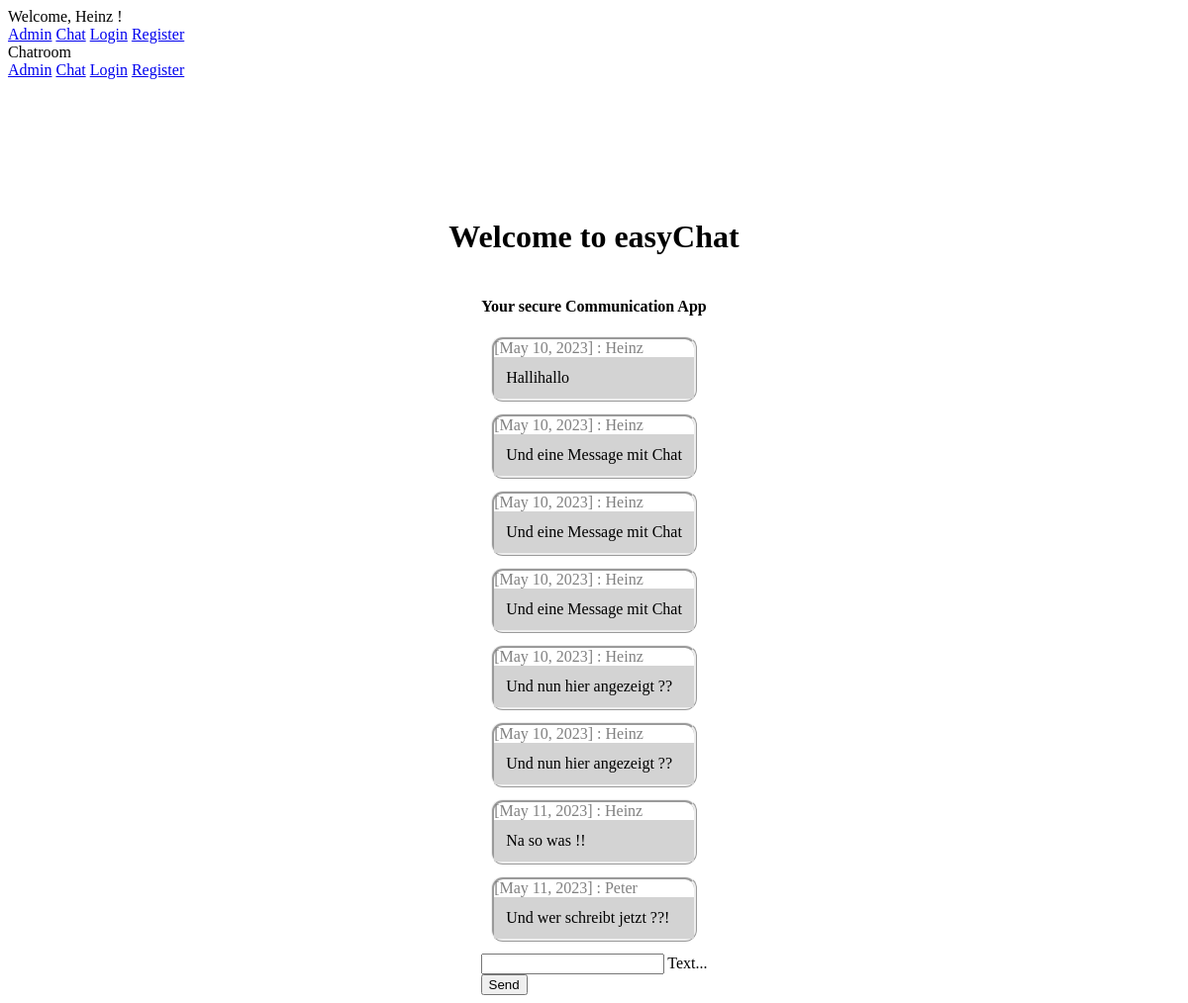
The page /chat/ (signed in) on the database as committed earlier.
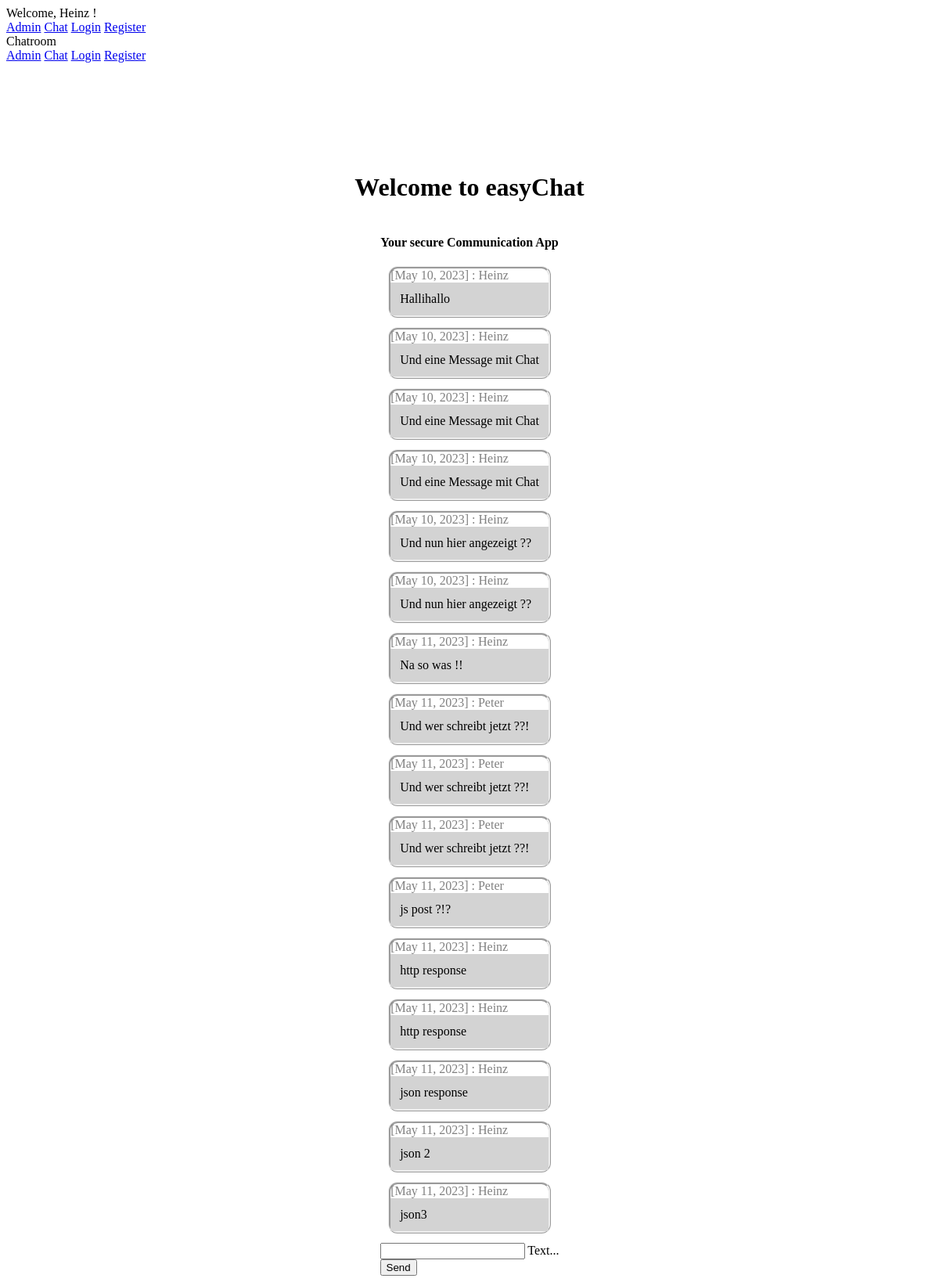
The same page on the database as committed later.
### chat/models.py (models this page shows)
class Message(models.Model):
    text = models.CharField(max_length=500)
    created_at = models.DateField(default=date.today)
    chat = models.ForeignKey(Chat, on_delete=models.CASCADE, related_name='chat_message_set', default=None, blank=True, null=True)
    author = models.ForeignKey(settings.AUTH_USER_MODEL, on_delete=models.CASCADE, related_name='author_message_set')
    receiver = models.ForeignKey(settings.AUTH_USER_MODEL, on_delete=models.CASCADE, related_name='receiver_message_set')

### chat/views.py (the view, shortened to what this page needs)
# urls.py: path('chat/', index),
@login_required(login_url='/login/')
def index(request):
    data = {'null':'null'}
    chatMessages = Message.objects.filter(chat__id=1)
    return render(request, 'chat/index.html', {'messages' : chatMessages})

### chat/templates/chat/index.html (shortened to what this page needs)
{% extends "base.html" %}
{% block content %}
<h1>Welcome to easyChat</h1>
<h4>Your secure Communication App</h4>
{% if request.user.is_authenticated %}
<div id="messageContainer">
  {% for message in messages %}
  <div class="mdl-card">
    <div class="mdl-card__title">
      <span class="color-gray"> [{{ message.created_at }}] : {{ message.author.first_name}}</span>
    </div>
    <div class="mdl-card__media">
      {{ message.text }}
    </div>
  </div>
  {% endfor %}
</div>
<form onsubmit="sendMessage(); return false" method="POST">
  <div class="mdl-textfield mdl-js-textfield mdl-textfield--floating-label">
    <input class="mdl-textfield__input" name="textmessage" type="text" id="messageField">
    <label class="mdl-textfield__label" for="messageField">Text...</label>
  </div>
  <button class="mdl-button mdl-js-button mdl-button--raised mdl-js-ripple-effect mdl-button--accent">
    Send
  </button>
</form>
{% else %}
<h1>You are not logged in</h1>
<p>You have to logg in first</p><br>
Please click <a href="/login/">here</a>.
{% endif %}
{% endblock %}

### templates/base.html (shortened to what this page needs)
<!DOCTYPE html>
<html lang="en">
<head>
    <link rel="stylesheet" href="https://code.getmdl.io/1.3.0/material.indigo-pink.min.css">
    {% load static %}
    <link rel="stylesheet" href="{% static 'css/style.css' %}">
</head>
<body>
    <div class="mdl-layout mdl-js-layout mdl-layout--fixed-header">
        <header class="mdl-layout__header">
          <div class="mdl-layout__header-row">
            {% if request.user.is_authenticated %}
            <span class="mdl-layout-title">Welcome, {{ request.user.first_name }} !</span>
            {% else %}
            <p>You have to logg in</p>
            {% endif %}
            <nav class="mdl-navigation mdl-layout--large-screen-only">
              <a class="mdl-navigation__link" href="/admin/">Admin</a>
              <a class="mdl-navigation__link" href="/chat/">Chat</a>
              <a class="mdl-navigation__link" href="/login/">Login</a>
              <a class="mdl-navigation__link" href="/register/">Register</a>
            </nav>
          </div>
        </header>
        <div class="mdl-layout__drawer">
          <span class="mdl-layout-title">Chatroom</span>
          <nav class="mdl-navigation">
            <a class="mdl-navigation__link" href="/admin/">Admin</a>
            <a class="mdl-navigation__link" href="/chat/">Chat</a>
            <a class="mdl-navigation__link" href="/login/">Login</a>
            <a class="mdl-navigation__link" href="/register/">Register</a>
          </nav>
        </div>
        <main class="mdl-layout__content">
          <div class="page-content">
            {% block content %}
            {% endblock %}
          </div>
        </main>
      </div>
</body>
</html>

### static/css/style.css (style rules this page uses)
.page-content { display: flex; justify-content: center; padding-top: 120px; flex-direction: column; align-items: center; }
.color-gray { color: gray; }

### chat/templates/chat/index.html (style rules this page uses)
.mdl-card { min-height: 60px; border-radius: 12px; border-style: ridge; margin-bottom: 12px; }
.mdl-card__media { background-color: lightgray; padding: 12px; }
.mdl-textfield__label { right: unset; left: unset; }

Rows that differ between the two databases and show on the page:
added Message: created_at "May 11, 2023", author.first_name "Peter", text "Und wer schreibt jetzt ??!"
added Message: created_at "May 11, 2023", author.first_name "Peter", text "Und wer schreibt jetzt ??!"
added Message: created_at "May 11, 2023", author.first_name "Peter", text "js post ?!?"
added Message: created_at "May 11, 2023", author.first_name "Heinz", text "http response"
added Message: created_at "May 11, 2023", author.first_name "Heinz", text "http response"
added Message: created_at "May 11, 2023", author.first_name "Heinz", text "json response"
added Message: created_at "May 11, 2023", author.first_name "Heinz", text "json 2"
added Message: created_at "May 11, 2023", author.first_name "Heinz", text "json3"
